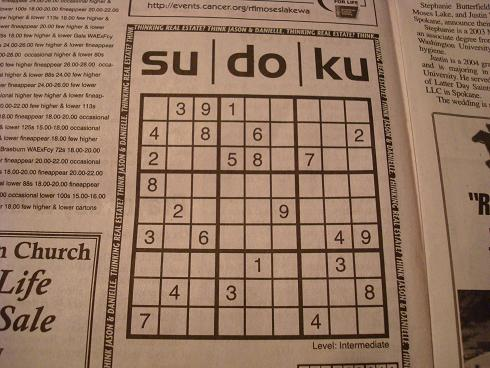
#> input picture SudokuSolver.Test/resources/testImage1.jpg, 490 x 368 px
$ python DataExtractor.py
#> lines starting #> are read from the running program, lines starting #| are printed output that depends on the picture; after the words box and inside, x2 and y2 are one past the last pixel; in counts of white or black regions, pixels touching at a corner belong together
# This file is called by c#, an image will be passed in as an argument
# the script should load image in, fetch digits from sudoku grid and then
# print the grids data in lines
# https://stackoverflow.com/questions/59182827/how-to-get-the-cells-of-a-sudoku-grid-with-opencv
import cv2
import sys
import numpy as np
from imutils import contours

testing_img_path = "../SudokuSolver.Test/resources/testImage1.jpg"

print("Hello world")

image = cv2.imread(testing_img_path)
#> image is the input picture: shape (368, 490, 3); mean B, G, R 99.6, 120.7, 150.8
if image is None:
    sys.exit("Couldn't find the image :( @ " + testing_img_path)

# Load image, grayscale, and adaptive threshold
gray = cv2.cvtColor(image, cv2.COLOR_BGR2GRAY)
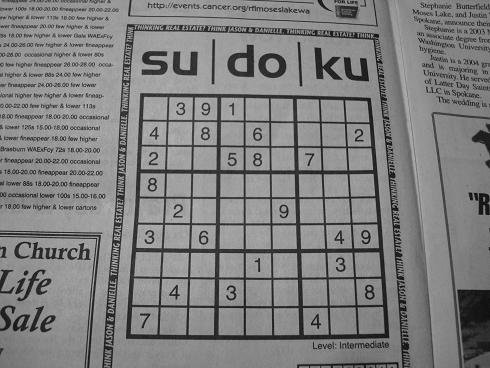
#> gray: shape (368, 490); min 4, max 196, mean 127.3
thresh = cv2.adaptiveThreshold(gray,255,cv2.ADAPTIVE_THRESH_GAUSSIAN_C, cv2.THRESH_BINARY_INV,57,5)
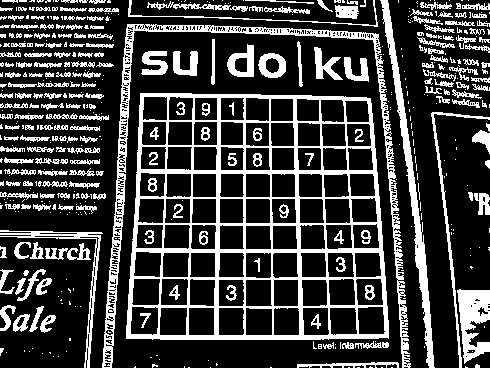
#> thresh: shape (368, 490); 24.8% white; 516 white regions (296 under 20 px)

# Filter out all numbers and noise to isolate only boxes
cnts = cv2.findContours(thresh, cv2.RETR_TREE, cv2.CHAIN_APPROX_SIMPLE)
#> cnts = 1377 contours, 1075 with area under 20; largest, box (x1, y1, x2, y2) and area: (126, 93, 389, 340) 60096, (102, 24, 411, 368) 5666, (380, 0, 435, 368) 2238, (457, 289, 490, 364) 1436, (0, 230, 103, 368) 948
cnts = cnts[0] if len(cnts) == 2 else cnts[1]
for c in cnts:
    area = cv2.contourArea(c)
    if area < 1000:
        cv2.drawContours(thresh, [c], -1, (0,0,0), -1)
#> this loop made 1377 passes
#> area on passes 15, 36, 41: 193.5, 38, 22
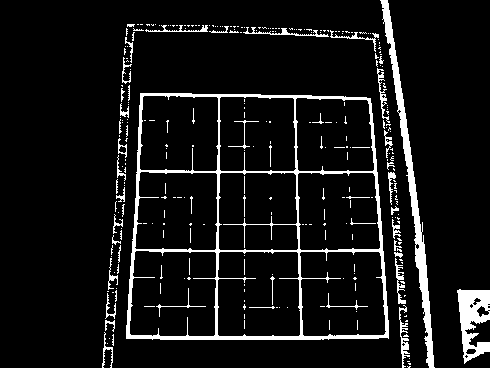
#> thresh: shape (368, 490); 8% white; 285 white regions (236 under 20 px), largest, box (x1, y1, x2, y2) and area: (126, 93, 389, 340) 6280, (380, 0, 435, 368) 2598, (457, 289, 490, 364) 1422

# Fix horizontal and vertical lines
vertical_kernel = cv2.getStructuringElement(cv2.MORPH_RECT, (1,5))
#> vertical_kernel = [1, 1, 1, 1, 1]
thresh = cv2.morphologyEx(thresh, cv2.MORPH_CLOSE, vertical_kernel, iterations=9)
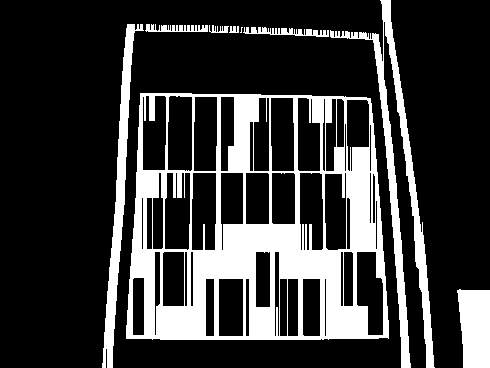
#> thresh: shape (368, 490); 22.2% white; 9 white regions (1 under 20 px), largest, box (x1, y1, x2, y2) and area: (126, 93, 389, 340) 28047, (330, 0, 435, 368) 5570, (102, 24, 144, 368) 3179
horizontal_kernel = cv2.getStructuringElement(cv2.MORPH_RECT, (5,1))
#> horizontal_kernel = [[1, 1, 1, 1, 1]]
thresh = cv2.morphologyEx(thresh, cv2.MORPH_CLOSE, horizontal_kernel, iterations=4)
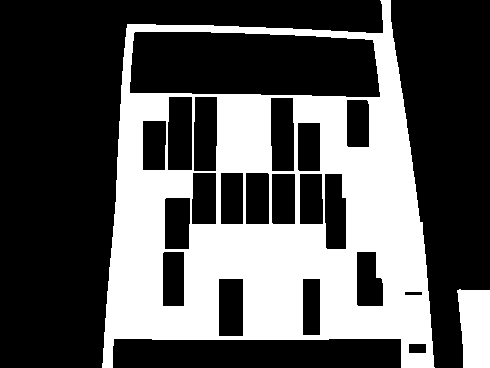
#> thresh: shape (368, 490); 33.8% white; 2 white regions, box (x1, y1, x2, y2) and area: (102, 0, 435, 368) 58596, (457, 289, 490, 368) 2273

# Sort by top to bottom and each row by left to right
invert = 255 - thresh
#> invert: shape (368, 490); 66.2% white; 2 black regions
cnts = cv2.findContours(invert, cv2.RETR_TREE, cv2.CHAIN_APPROX_SIMPLE)
#> cnts = 23 contours; largest, box (x1, y1, x2, y2) and area: (0, 0, 383, 368) 48753, (391, 0, 490, 368) 25114, (130, 32, 380, 97) 14395, (113, 339, 401, 368) 7852, (168, 97, 192, 170) 1632
cnts = cnts[0] if len(cnts) == 2 else cnts[1]
(cnts, _) = contours.sort_contours(cnts, method="top-to-bottom")

sudoku_rows = []
row = []
for (i, c) in enumerate(cnts, 1):
    area = cv2.contourArea(c)
    if area < 50000:
        row.append(c)
        if i % 9 == 0:
            (cnts, _) = contours.sort_contours(row, method="left-to-right")
            sudoku_rows.append(cnts)
            row = []
#> this loop made 23 passes
#> area on passes 1, 2, 3, 4, 5, 6, 7, 8, 9, 10, 12, 13: 25113.5, 48753, 14395, 1557, 1631.5, 1535, 961.5, 1031.5, 986.5, 1099.5, 1124.5, 1358.5
#> (c, area) on passes 11, 19, 20, 21, 23: ([[221, 173], [221, 223], [242, 223], [242, 173]], 1050), ([[303, 279], [303, 334], [319, 334], [319, 279]], 880), ([[219, 279], [219, 335], [242, 335], [242, 279]], 1288), ([[405, 292], [405, 294], [421, 294], [421, 292]], 32), ([[409, 344], [409, 352], [425, 352], [425, 344]], 128)
#> after the loop, sudoku_rows = 2 items

# Iterate through each box
for row in sudoku_rows:
    for c in row:
        mask = np.zeros(image.shape, dtype=np.uint8)
        cv2.drawContours(mask, [c], -1, (255,255,255), -1)
        result = cv2.bitwise_and(image, mask)
        result[mask==0] = 255
        cv2.imshow('result', result)
        cv2.waitKey(175)
#> this loop made 2 passes
#> pass 1, `cv2.imshow('result', result)`:
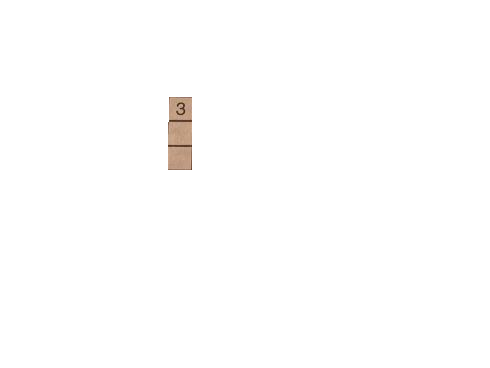
#> window 'result': shape (368, 490, 3); mean B, G, R 253.7, 254, 254.3
#> after the loop:
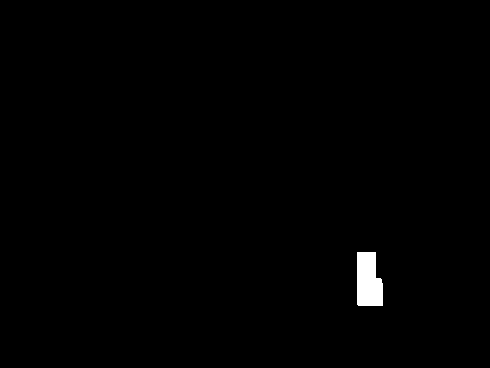
#> mask: shape (368, 490, 3); 0.67% white; 1 white region, box (x1, y1, x2, y2) and area: (357, 252, 383, 306) 1215

cv2.imshow('thresh', thresh)
cv2.imshow('invert', invert)
cv2.waitKey()

# # img = cv2.GaussianBlur(img, (5,5), cv2.BORDER_DEFAULT)
# img = cv2.cvtColor(img, cv2.COLOR_BGR2GRAY)
# # normalize the illumination levels across the image
# outer_box = cv2.adaptiveThreshold(img, 255, cv2.ADAPTIVE_THRESH_GAUSSIAN_C, cv2.THRESH_BINARY_INV, 57, 5)
#
# # invert the image so the once black borders are now white
# cv2.bitwise_not(outer_box, outer_box)
#
# # TODO:  dilate image??
#
# # Filter out all numbers and noise to isolate only boxes
# cnts = cv2.findContours(outer_box, cv2.RETR_TREE, cv2.CHAIN_APPROX_SIMPLE)
# cnts = cnts[0] if len(cnts) == 2 else cnts[1]
# for c in cnts:
#     area = cv2.contourArea(c)
#     if area < 1000:
#         cv2.drawContours(outer_box, [c], -1, (0,0,0), -1)
#
# # Fix horizontal and vertical lines
# vertical_kernel = cv2.getStructuringElement(cv2.MORPH_RECT, (1,5))
# thresh = cv2.morphologyEx(outer_box, cv2.MORPH_CLOSE, vertical_kernel, iterations=9)
# horizontal_kernel = cv2.getStructuringElement(cv2.MORPH_RECT, (5,1))
# thresh = cv2.morphologyEx(thresh, cv2.MORPH_CLOSE, horizontal_kernel, iterations=4)
#
# cv2.imshow("", thresh)
# # cv.imshow("image", img)
# # cv.imshow("image", outer_box)
#
#
# cv2.waitKey()
